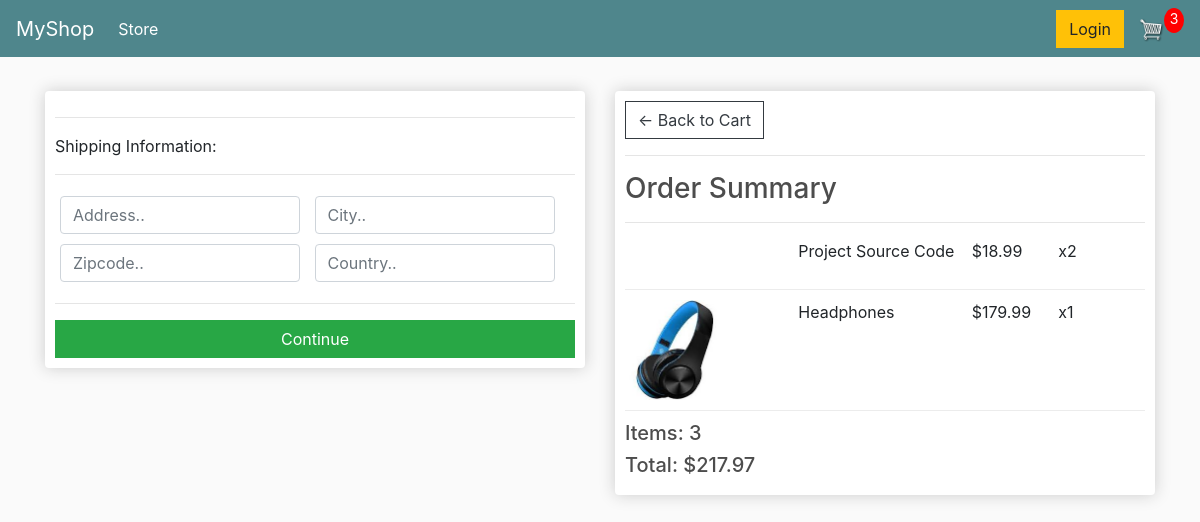
Screenshot of /checkout/ (signed in) with the database file from the repository.
### store/models.py (models this page shows, shortened)
class OrderItem(models.Model):
    product = models.ForeignKey(Product, on_delete=models.SET_NULL, null=True)
    order = models.ForeignKey(Order, on_delete=models.SET_NULL, null=True)
    quantity = models.IntegerField(default=0, null=True, blank=True)
    date_added = models.DateTimeField(auto_now_add=True)
    @property
    def get_total(self):
        return self.product.price * self.quantity

class Product(models.Model):
    name = models.CharField(max_length=200)
    price = models.FloatField()
    digital = models.BooleanField(default=False, null=True, blank=True)
    image = models.ImageField(null=True, blank=True)
    @property
    def imageURL(self):
        try:
            url = self.image.url
        except:
            url = ''
        return url

class Order(models.Model):
    customer = models.ForeignKey(Customer, on_delete=models.SET_NULL, null=True, blank=True)
    date_ordered = models.DateTimeField(auto_now_add=True)
    complete = models.BooleanField(default=False)
    transaction_id = models.CharField(max_length=200, null=True)
    @property
    def get_cart_total(self):
        items = self.orderitem_set.all()
        total = sum([item.get_total for item in items])
        return total
    @property
    def get_cart_items(self):
        items = self.orderitem_set.all()
        total = sum([item.quantity for item in items])
        return total
    @property
    def shipping(self):
        shipping = False
        order_items = self.orderitem_set.all()
        for item in order_items:
            if not item.product.digital:
                shipping = True
        return shipping

### store/views.py (the view)
# urls.py: path('checkout/', views.checkout, name='checkout'),
def checkout(request):
    if request.user.is_authenticated:
        customer = request.user.customer
        order, created = Order.objects.get_or_create(customer=customer, complete=False)
        items = order.orderitem_set.all()
        cartItems = order.get_cart_items
    else:
        items = []
        order = {'get_cart_total': 0, 'get_cart_items': 0, 'shipping':False}
        cartItems = order['get_cart_items']
    context = {'items':items, 'order': order, 'cartItems':cartItems}
    return render(request, 'store/checkout.html', context)

### store/templates/store/checkout.html (shortened to what this page needs)
{% extends 'store/base.html' %}
{% load static %}
{% block content %}
    <div class="row">
        <div class="col-lg-6">
            <div class="box-element" id="form-wrapper">
                <form id="form">
                    <div id="shipping-info">
                        <hr>
                        <p>Shipping Information:</p>
                        <hr>
                        <div class="form-field">
                            <input class="form-control" type="text" name="address" placeholder="Address..">
                        </div>
                        <div class="form-field">
                            <input class="form-control" type="text" name="city" placeholder="City..">
                        </div>
                        <div class="form-field">
                            <input class="form-control" type="text" name="zipcode" placeholder="Zipcode..">
                        </div>
                        <div class="form-field">
                            <input class="form-control" type="text" name="country" placeholder="Country..">
                        </div>
                    </div>
                    <hr>
                    <input id="form-button" class="btn btn-success btn-block" type="submit" value="Continue">
                </form>
            </div>
            <br>
        </div>
        <div class="col-lg-6">
			<div class="box-element">
				<a  class="btn btn-outline-dark" href="{% url 'cart' %}">&#x2190; Back to Cart</a>
				<hr>
				<h3>Order Summary</h3>
                <hr>
                {% for item in items %}
				<div class="cart-row">
					<div style="flex:2"><img class="row-image" src="{{item.product.imageURL}}"></div>
					<div style="flex:2"><p>{{item.product.name}}</p></div>
					<div style="flex:1"><p>${{item.product.price}}</p></div>
					<div style="flex:1"><p>x{{item.quantity}}</p></div>
                </div>
                {% endfor %}
				<h5>Items: {{order.get_cart_items}}</h5>
				<h5>Total: ${{order.get_cart_total|floatformat:2}}</h5>
			</div>
        </div>
    </div>
{% endblock %}

### static/css/main.css (style rules this page uses)
body { background-color: hsl(0, 0%, 98%); }
h1,h2,h3,h4,h5,h6 { color:hsl(0, 0%, 30%); }
.box-element { box-shadow:hsl(0, 0%, 80%) 0 0 16px; background-color: #fff; border-radius: 4px; padding: 10px; }
.col-lg-4, .col-lg-6, .col-lg-8, .col-lg-12 { margin-top: 10px; }
.btn { border-radius: 0; }
.row-image { width: 100px; }
.form-field { width:250px; display: inline-block; padding: 5px; }
.cart-row { display: flex; align-items: flex-stretch; padding-bottom: 10px; margin-bottom: 10px; border-bottom: 1px solid #ececec; }

### rows the page displays
OrderItem: product.name "Project Source Code", product.price "18.99", quantity "2"
OrderItem: product.imageURL (picture), product.name "Headphones", product.price "179.99", quantity "1"
Order: get_cart_items "3", get_cart_total "217.97"

### other values shown
{{ cartItems }} "3"
